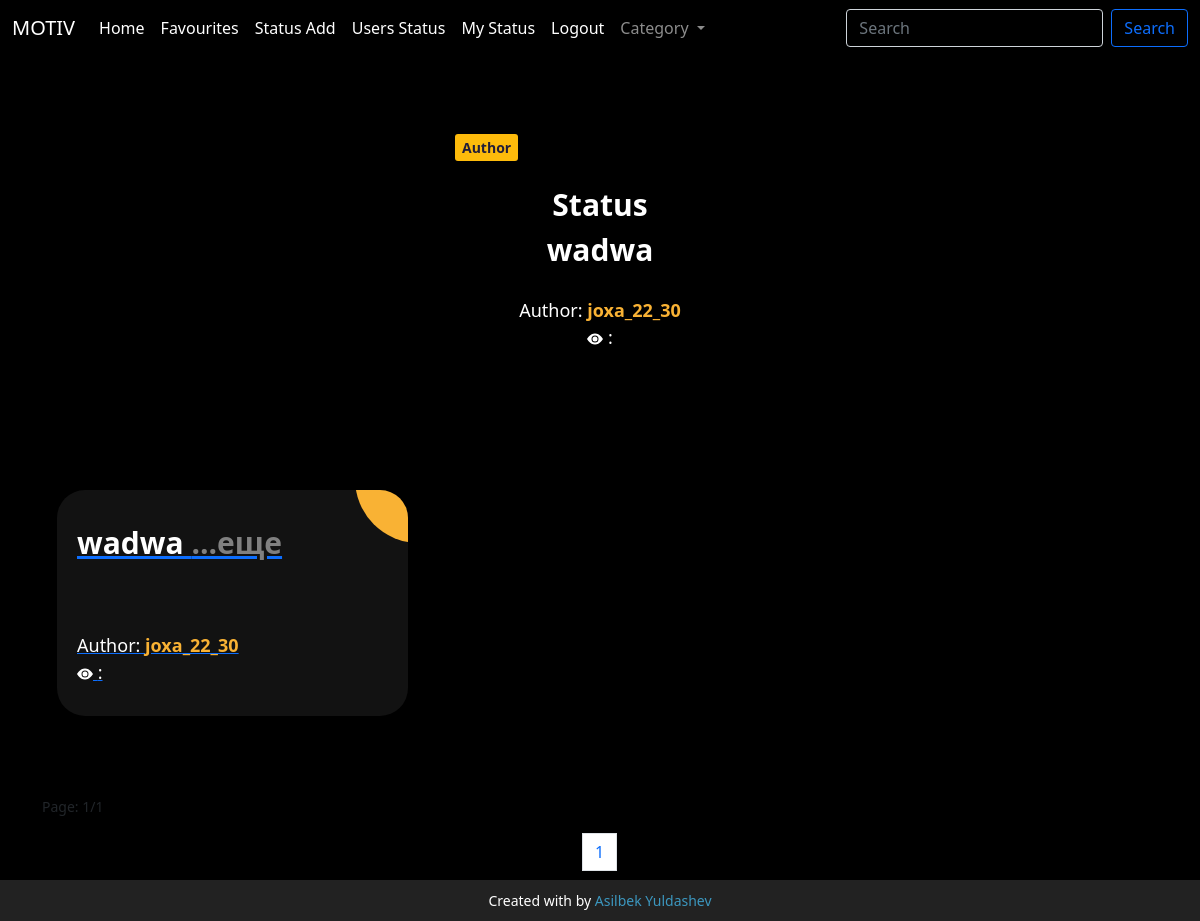
Before: /users_status/11/ with the older database file.
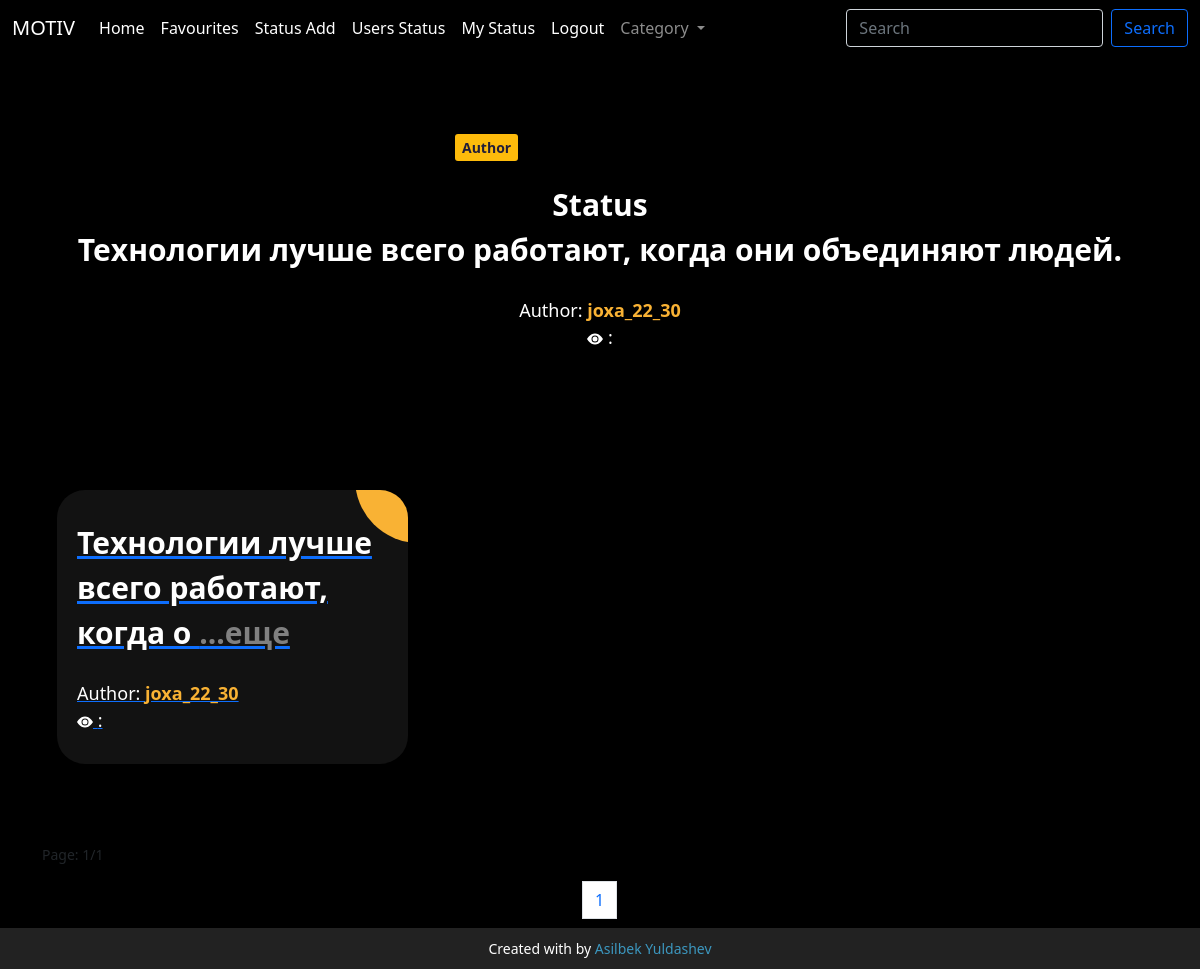
After: the same page with the newer database file.
### main/models.py (models this page shows, shortened)
class StatusUser(models.Model):
    text = models.TextField()
    author = models.ForeignKey(User, on_delete=models.CASCADE)

class User(AbstractUser):
    img = models.ImageField(upload_to="images/")
    count = models.BooleanField(default=True)

### main/views.py (the view)
# urls.py: path('users_status/<int:id>/',users_status_get,name='users_status_get'),
def users_status_get(request,id):
    users = StatusUser.objects.get(id=id)
    status = StatusUser.objects.get(id=id)
    category = Category.objects.all()
    hit_count = get_hitcount_model().objects.get_for_object(users)
    hits = hit_count.hits
    hit_count_response = HitCountMixin.hit_count(request, hit_count)
    if hit_count_response.hit_counted:
        hits = + 1
    athor_status = StatusUser.objects.filter(
        Q(author__username__icontains=users.author)
    )
    page = Paginator(athor_status, 3)
    page_list = request.GET.get('page')
    page = page.get_page(page_list)
    ctx = {
        'page': page,
        'category':category,
        'hits':hits,
        'status':status,
        'athor_status':athor_status,
    }
    return render(request,'users_get.html',ctx)

### template/users_get.html (shortened to what the changed rows need)
{% load static %}
{% load hitcount_tags %}
<!doctype html>
<html lang="en">
<head>
    <link href="https://cdn.jsdelivr.net/npm/bootstrap@5.1.0/dist/css/bootstrap.min.css" rel="stylesheet"
>
    <link rel="stylesheet" href="{% static 'salom.css' %}">
</head>
<body>
<link rel="stylesheet" href="https://use.fontawesome.com/releases/v5.7.0/css/all.css"
>
<div style="display: flex; flex-direction: column; justify-content: center; align-items: center">
    <div style="padding: 2rem ; text-align: center">
        <div class="ag-courses_item">
            <div class="ag-courses-item_title">
                <b>Status</b><br>
                <span>{{ status.text }}</span>
            </div>
            <div class="ag-courses-item_date-box">
                Author:
                <span class="ag-courses-item_date">
              {{ status.author }} </span>
                <br>
                <div style="text-align: center">
                    <svg xmlns="http://www.w3.org/2000/svg" width="16" height="16" fill="currentColor"
                         class="bi bi-eye-fill" viewBox="0 0 16 16">
                        <path d="M10.5 8a2.5 2.5 0 1 1-5 0 2.5 2.5 0 0 1 5 0"/>
                        <path d="M0 8s3-5.5 8-5.5S16 8 16 8s-3 5.5-8 5.5S0 8 0 8m8 3.5a3.5 3.5 0 1 0 0-7 3.5 3.5 0 0 0 0 7"/>
                    </svg>
                    : {{ hits }}
                </div>
                <br>
            </div>
        </div>
    </div>
</div>
<div style="" class="container">
    {% if search %}
    <div class="ag-format-container">
        <div class="ag-courses_box">
            {% for i in users %}
            <div class="ag-courses_item">
                <a href="{% url 'users_status_get' i.id %}" class="ag-courses-item_link">
                    <div class="ag-courses-item_bg">
                    </div>
                    <div class="ag-courses-item_title">
                        <span>{{ i.text|slice:40 }}<span style="color: gray">...еще</span></span>
                    </div>
                    <div class="ag-courses-item_date-box">
                        Author:
                        <span class="ag-courses-item_date">
              {{ i.author }} </span>
                        <br>
                        <svg xmlns="http://www.w3.org/2000/svg" width="16" height="16" fill="currentColor"
                             class="bi bi-eye-fill" viewBox="0 0 16 16">
                            <path d="M10.5 8a2.5 2.5 0 1 1-5 0 2.5 2.5 0 0 1 5 0"/>
                            <path d="M0 8s3-5.5 8-5.5S16 8 16 8s-3 5.5-8 5.5S0 8 0 8m8 3.5a3.5 3.5 0 1 0 0-7 3.5 3.5 0 0 0 0 7"/>
                        </svg>
                        : {% get_hit_count for i %}
                    </div>
            </div>
            </a>
        </div>
    </div>
    {% endfor %}
    {% else %}
    <div class="ag-format-container">
        <div class="ag-courses_box">
            {% for i in page.object_list %}
            <div class="ag-courses_item">
                <a href="{% url 'users_status_get' i.id %}" class="ag-courses-item_link">
                    <div class="ag-courses-item_bg"></div>
                    <div id="textbox" class="ag-courses-item_title">
                        <span>{{ i.text|slice:40 }} <span style="color: gray">...еще</span></span>
                    </div>
                    <div class="ag-courses-item_date-box">
                        Author:
                        <span class="ag-courses-item_date">
              {{ i.author }} </span> <br>
                        <svg xmlns="http://www.w3.org/2000/svg" width="16" height="16" fill="currentColor"
                             class="bi bi-eye-fill" viewBox="0 0 16 16">
                            <path d="M10.5 8a2.5 2.5 0 1 1-5 0 2.5 2.5 0 0 1 5 0"/>
                            <path d="M0 8s3-5.5 8-5.5S16 8 16 8s-3 5.5-8 5.5S0 8 0 8m8 3.5a3.5 3.5 0 1 0 0-7 3.5 3.5 0 0 0 0 7"/>
                        </svg>
                        : {% get_hit_count for i %}
                    </div>
                </a>
            </div>
            {% endfor %}
        </div>
    </div>
    {% endif %}
</div>
</body>
</html>

Changed rows visible on the page:
changed StatusUser "joxa_22_30": text "wadwa" → "Технологии лучше всего работают, когда они объединяют людей."; text "wadwa" → "Технологии лучше всего работают, когда о"
